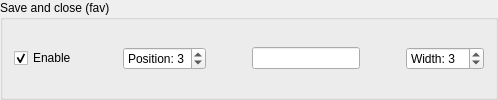
             <widget class="QGroupBox" name="groupButtonSaveNQuitFav">
              <property name="toolTip">
               <string>Save file to favourite path and close the viewer window</string>
              </property>
              <property name="title">
               <string>Save and close (fav)</string>
              </property>
              <layout class="QHBoxLayout" name="horizontalLayout_12">
               <item>
                <widget class="QCheckBox" name="checkButtonSaveNQuitFav">
                 <property name="sizePolicy">
                  <sizepolicy hsizetype="Maximum" vsizetype="Fixed">
                   <horstretch>0</horstretch>
                   <verstretch>0</verstretch>
                  </sizepolicy>
                 </property>
                 <property name="toolTip">
                  <string>Partial checks are stored in collapsable drawer</string>
                 </property>
                 <property name="text">
                  <string>Enable</string>
                 </property>
                 <property name="checked">
                  <bool>true</bool>
                 </property>
                 <property name="tristate">
                  <bool>true</bool>
                 </property>
                </widget>
               </item>
               <item>
                <spacer name="horizontalSpacer_10">
                 <property name="orientation">
                  <enum>Qt::Horizontal</enum>
                 </property>
                 <property name="sizeHint" stdset="0">
                  <size>
                   <width>40</width>
                   <height>20</height>
                  </size>
                 </property>
                </spacer>
               </item>
               <item>
                <widget class="QSpinBox" name="spinButtonSaveNQuitFavPosition">
                 <property name="sizePolicy">
                  <sizepolicy hsizetype="Preferred" vsizetype="Fixed">
                   <horstretch>0</horstretch>
                   <verstretch>0</verstretch>
                  </sizepolicy>
                 </property>
                 <property name="toolTip">
                  <string>Ascending from left to right</string>
                 </property>
                 <property name="correctionMode">
                  <enum>QAbstractSpinBox::CorrectToNearestValue</enum>
                 </property>
                 <property name="suffix">
                  <string/>
                 </property>
                 <property name="prefix">
                  <string>Position: </string>
                 </property>
                 <property name="maximum">
                  <number>9</number>
                 </property>
                 <property name="value">
                  <number>3</number>
                 </property>
                </widget>
               </item>
               <item>
                <spacer name="horizontalSpacer_19">
                 <property name="orientation">
                  <enum>Qt::Horizontal</enum>
                 </property>
                 <property name="sizeHint" stdset="0">
                  <size>
                   <width>40</width>
                   <height>20</height>
                  </size>
                 </property>
                </spacer>
               </item>
               <item>
                <widget class="QLineEdit" name="lineButtonSaveNQuitFav">
                 <property name="sizePolicy">
                  <sizepolicy hsizetype="Preferred" vsizetype="Fixed">
                   <horstretch>0</horstretch>
                   <verstretch>0</verstretch>
                  </sizepolicy>
                 </property>
                 <property name="toolTip">
                  <string>Button display text</string>
                 </property>
                 <property name="text">
                  <string/>
                 </property>
                 <property name="cursorPosition">
                  <number>0</number>
                 </property>
                </widget>
               </item>
               <item>
                <spacer name="horizontalSpacer_29">
                 <property name="orientation">
                  <enum>Qt::Horizontal</enum>
                 </property>
                 <property name="sizeHint" stdset="0">
                  <size>
                   <width>40</width>
                   <height>20</height>
                  </size>
                 </property>
                </spacer>
               </item>
               <item>
                <widget class="QSpinBox" name="spinButtonSaveNQuitFavWidth">
                 <property name="toolTip">
                  <string>Smaller numbers make for smaller buttons</string>
                 </property>
                 <property name="prefix">
                  <string>Width: </string>
                 </property>
                 <property name="minimum">
                  <number>1</number>
                 </property>
                 <property name="maximum">
                  <number>10</number>
                 </property>
                 <property name="value">
                  <number>3</number>
                 </property>
                </widget>
               </item>
              </layout>
             </widget>
